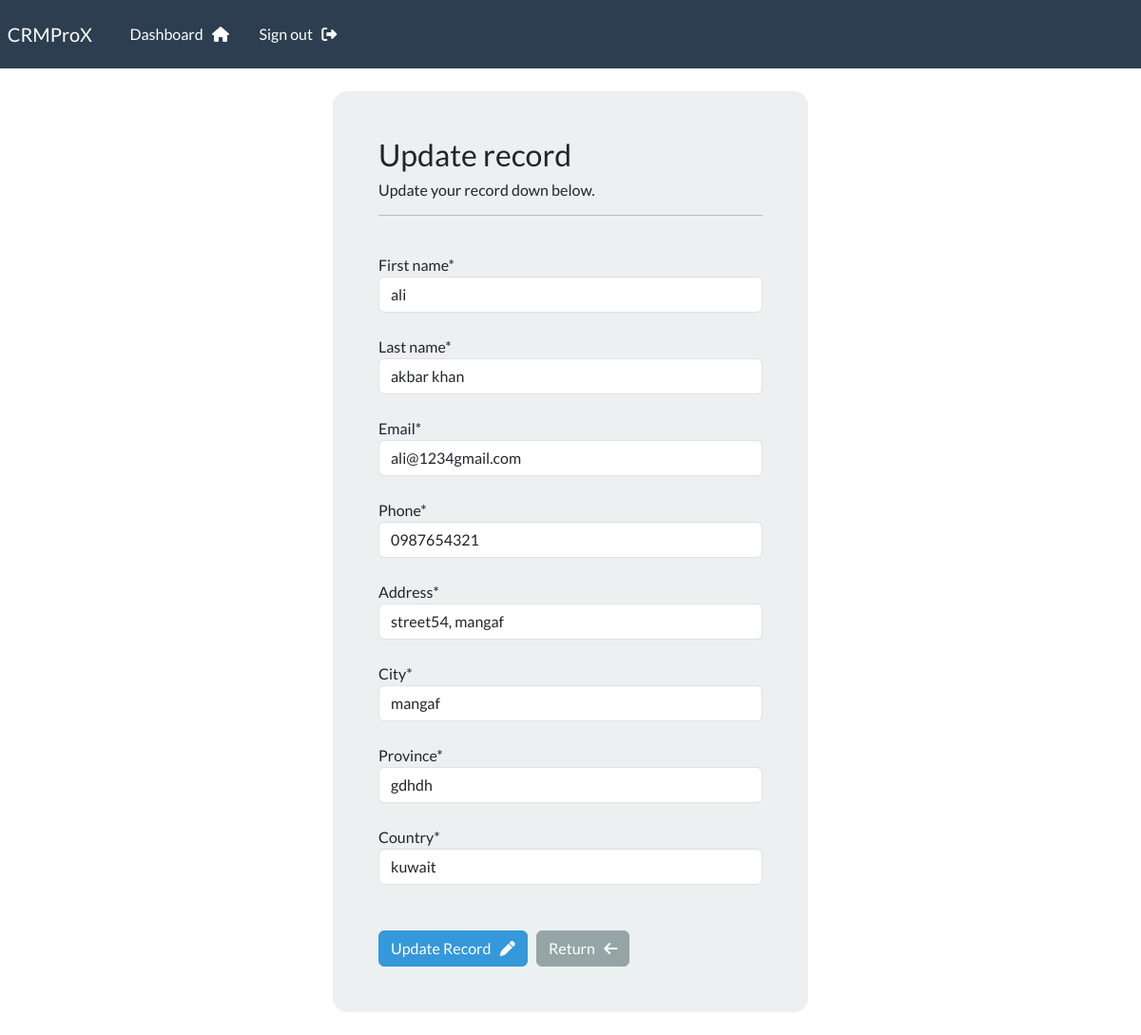
Page /update-record/2 (signed in) on the committed database.
### webapp/models.py (models this page shows, shortened)
class Record(models.Model):
    creation_date = models.DateTimeField(auto_now_add=True)
    first_name = models.CharField(max_length=100)
    last_name = models.CharField(max_length=100)
    email = models.CharField(max_length=255)
    phone = models.CharField(max_length=20)
    address = models.CharField(max_length=300)
    city = models.CharField(max_length=255)
    province = models.CharField(max_length=300)
    country = models.CharField(max_length=155)

### webapp/views.py (the view)
# urls.py: path('update-record/<int:pk>', views.update_record, name='update-record'),
@login_required(login_url='my-login')
def update_record(request, pk):
    record = Record.objects.get(id=pk)
    form = UpdateRecordForm(instance=record)
    if request.method == 'POST':
        form = UpdateRecordForm(request.POST,instance=record)
        if form.is_valid():
            form.save()
            messages.success(request, "Your record was updated!")
            return redirect("dashboard")
    context = {'form' : form}
    return render(request,"webapp/update-record.html", context=context)

### webapp/forms.py
class UpdateRecordForm(forms.ModelForm):
    class Meta:
        model = Record
        fields = ['first_name','last_name','email','phone','address','city','province','country']

### webapp/templates/webapp/update-record.html (shortened to what this page needs)
{% extends 'webapp/base.html' %}
{% load crispy_forms_tags %}
{% block content %}
<body>
    <div class="container bg-light shadow-md p-5 form-layout">
        <h3> Update record </h3>
        <h6> Update your record down below. </h6>
        <hr>
        <br>
        <form method="POST" autocomplete="off">
            {{form.first_name | as_crispy_field}}
                <br>
                {{form.last_name | as_crispy_field}}
                <br>
                {{form.email | as_crispy_field}}
                <br>
                {{form.phone | as_crispy_field}}
                <br>
                {{form.address | as_crispy_field}}
                <br>
                {{form.city | as_crispy_field}}
                <br>
                {{form.province | as_crispy_field}}
                <br>
                {{form.country | as_crispy_field}}
                <br>
            <br>
            <button type="submit" class="btn btn-info">Update Record &nbsp; <i class="fa-sharp fa-solid fa-pen"></i></button>
            <a href="{% url 'dashboard' %}" class="btn btn-secondary"> Return &nbsp; <i class="fa-sharp fa-solid fa-arrow-left"></i></a>
        </form>
    </div>
    <br>
</body>
{% endblock %}

### static/css/style.css (style rules this page uses)
.form-layout { border-radius: 15px; width: 500px; }

### rows in the picture
Record: first_name "ali", last_name "akbar khan", email "ali@1234gmail.com", phone "0987654321", address "street54, mangaf", city "mangaf", province "gdhdh", country "kuwait"
